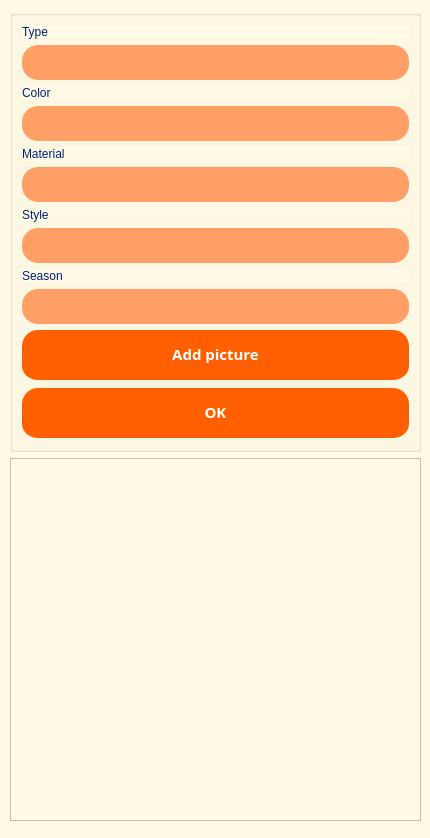
<?xml version="1.0" encoding="UTF-8"?>
<ui version="4.0">
 <class>New_outfit</class>
 <widget class="QDialog" name="New_outfit">
  <property name="geometry">
   <rect>
    <x>0</x>
    <y>0</y>
    <width>430</width>
    <height>838</height>
   </rect>
  </property>
  <property name="windowTitle">
   <string>SuperPuperNew</string>
  </property>
  <property name="styleSheet">
   <string notr="true">background-color: #FFFAE6;</string>
  </property>
  <widget class="QWidget" name="layoutWidget">
   <property name="geometry">
    <rect>
     <x>10</x>
     <y>10</y>
     <width>411</width>
     <height>811</height>
    </rect>
   </property>
   <layout class="QVBoxLayout" name="verticalLayout_8">
    <item>
     <widget class="QGroupBox" name="groupBox">
      <property name="styleSheet">
       <string notr="true">font: 800 italic 16pt &quot;Ubuntu&quot;;</string>
      </property>
      <property name="title">
       <string/>
      </property>
      <layout class="QGridLayout" name="gridLayout">
       <item row="0" column="0">
        <layout class="QVBoxLayout" name="verticalLayout_7">
         <item>
          <layout class="QVBoxLayout" name="verticalLayout_6">
           <item>
            <layout class="QVBoxLayout" name="verticalLayout">
             <item>
              <widget class="QLabel" name="label">
               <property name="styleSheet">
                <string notr="true">color: #002379;</string>
               </property>
               <property name="text">
                <string>Type</string>
               </property>
              </widget>
             </item>
             <item>
              <widget class="QLineEdit" name="typeEdit">
               <property name="styleSheet">
                <string notr="true"> background-color: #FF9F66;
            border-radius: 100px;
            color: green;
            font-family: CerebriSans-Regular,-apple-system,system-ui,Roboto,sans-serif;
            padding: 7px 20px;
            text-align: center;
            font-size: 16px;
border-radius: 16px;
            border-width: 0 0 4px;</string>
               </property>
              </widget>
             </item>
            </layout>
           </item>
           <item>
            <layout class="QVBoxLayout" name="verticalLayout_3">
             <item>
              <widget class="QLabel" name="label_3">
               <property name="styleSheet">
                <string notr="true">color: #002379;</string>
               </property>
               <property name="text">
                <string>Color</string>
               </property>
              </widget>
             </item>
             <item>
              <widget class="QLineEdit" name="colorEdit">
               <property name="styleSheet">
                <string notr="true">background-color: #FF9F66;
			 opacity: 0.3;
            border-radius: 100px;
            color: green;
            font-family: CerebriSans-Regular,-apple-system,system-ui,Roboto,sans-serif;
            padding: 7px 20px;
            text-align: center;
            font-size: 16px;
border-radius: 16px;
            border-width: 0 0 4px;</string>
               </property>
              </widget>
             </item>
            </layout>
           </item>
           <item>
            <layout class="QVBoxLayout" name="verticalLayout_4">
             <item>
              <widget class="QLabel" name="label_4">
               <property name="styleSheet">
                <string notr="true">color: #002379;
</string>
               </property>
               <property name="text">
                <string>Material</string>
               </property>
              </widget>
             </item>
             <item>
              <widget class="QLineEdit" name="materialEdit">
               <property name="styleSheet">
                <string notr="true">background-color: #FF9F66;
            border-radius: 100px;
            color: green;
            font-family: CerebriSans-Regular,-apple-system,system-ui,Roboto,sans-serif;
            padding: 7px 20px;
            text-align: center;
            font-size: 16px;
border-radius: 16px;
            border-width: 0 0 4px;</string>
               </property>
              </widget>
             </item>
            </layout>
           </item>
           <item>
            <layout class="QVBoxLayout" name="verticalLayout_5">
             <item>
              <widget class="QLabel" name="label_5">
               <property name="styleSheet">
                <string notr="true">color: #002379;</string>
               </property>
               <property name="text">
                <string>Style</string>
               </property>
              </widget>
             </item>
             <item>
              <widget class="QLineEdit" name="styleEdit">
               <property name="styleSheet">
                <string notr="true">background-color: #FF9F66;
            border-radius: 100px;
            color: green;
            font-family: CerebriSans-Regular,-apple-system,system-ui,Roboto,sans-serif;
            padding: 7px 20px;
            text-align: center;
            font-size: 16px;
border-radius: 16px;
            border-width: 0 0 4px;</string>
               </property>
              </widget>
             </item>
            </layout>
           </item>
           <item>
            <layout class="QVBoxLayout" name="verticalLayout_2">
             <item>
              <widget class="QLabel" name="label_6">
               <property name="styleSheet">
                <string notr="true">color: #002379;</string>
               </property>
               <property name="text">
                <string>Season</string>
               </property>
              </widget>
             </item>
             <item>
              <widget class="QLineEdit" name="seasonEdit">
               <property name="styleSheet">
                <string notr="true">background-color: #FF9F66;
            border-radius: 100px;
            color: green;
            font-family: CerebriSans-Regular,-apple-system,system-ui,Roboto,sans-serif;
            padding: 7px 20px;
            text-align: center;
            font-size: 16px;
border-radius: 16px;
            border-width: 0 0 4px;</string>
               </property>
              </widget>
             </item>
            </layout>
           </item>
           <item>
            <widget class="QPushButton" name="pushButton">
             <property name="styleSheet">
              <string notr="true">background-color: #FF5F00;
            border: solid transparent;
            border-radius: 16px;
            border-width: 0 0 4px;
            color: #FFFFFF;
            font-family: din-round,sans-serif;
            font-size: 15px;
            font-weight: 700;
            letter-spacing: .8px;
            line-height: 20px;
            margin: 0;
            outline: none;
            padding: 13px 16px;
            text-align: center;
            text-transform: uppercase;
            vertical-align: middle;
            white-space: nowrap;
            width: 100%;</string>
             </property>
             <property name="text">
              <string>Add picture</string>
             </property>
            </widget>
           </item>
          </layout>
         </item>
         <item>
          <widget class="QPushButton" name="pushButton_2">
           <property name="styleSheet">
            <string notr="true">background-color: #FF5F00;
            border: solid transparent;
            border-radius: 16px;
            border-width: 0 0 4px;
            color: #FFFFFF;
            font-family: din-round,sans-serif;
            font-size: 15px;
            font-weight: 700;
            letter-spacing: .8px;
            line-height: 20px;
            margin: 0;
            outline: none;
            padding: 13px 16px;
            text-align: center;
            text-transform: uppercase;
            vertical-align: middle;
            white-space: nowrap;
            width: 100%;</string>
           </property>
           <property name="text">
            <string>OK</string>
           </property>
          </widget>
         </item>
        </layout>
       </item>
      </layout>
     </widget>
    </item>
    <item>
     <widget class="QGraphicsView" name="view"/>
    </item>
   </layout>
  </widget>
 </widget>
 <resources/>
 <connections/>
</ui>
